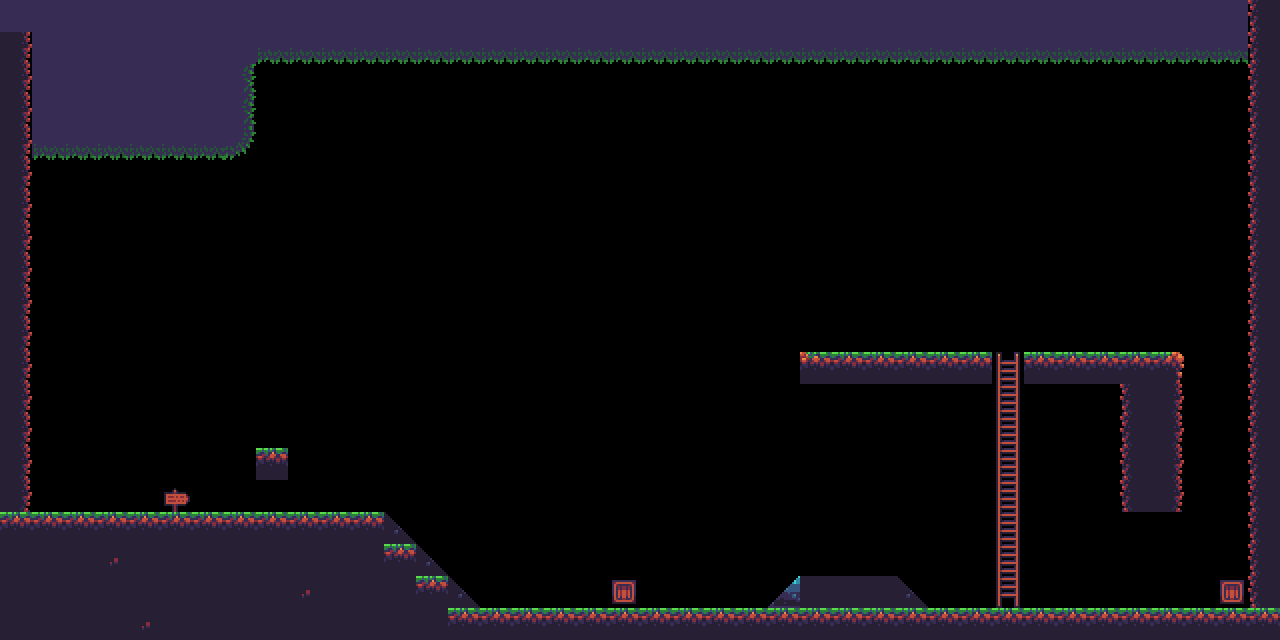

A 2D game scene composited from a Tiled map and its tileset images. What follows is a short description and the map's XML, with each tile layer's data collapsed to a summary:
An orthogonal 40x20 tile map with 32x32 px tiles, 1 tile layer (fg).

<map version="1.0" tiledversion="1.0.3" orientation="orthogonal" renderorder="right-down" width="40" height="20" tilewidth="32" tileheight="32" infinite="0" nextobjectid="1">
 <properties>
  <property name="background_img" value="Assets/bg.png" />
 </properties>
 <tileset firstgid="1" source="tileset.tsx" />
 <layer name="fg" width="40" height="20">
  <data>[800 cells, 250 non-empty, 18 distinct tile ids]</data>
 </layer>
</map>